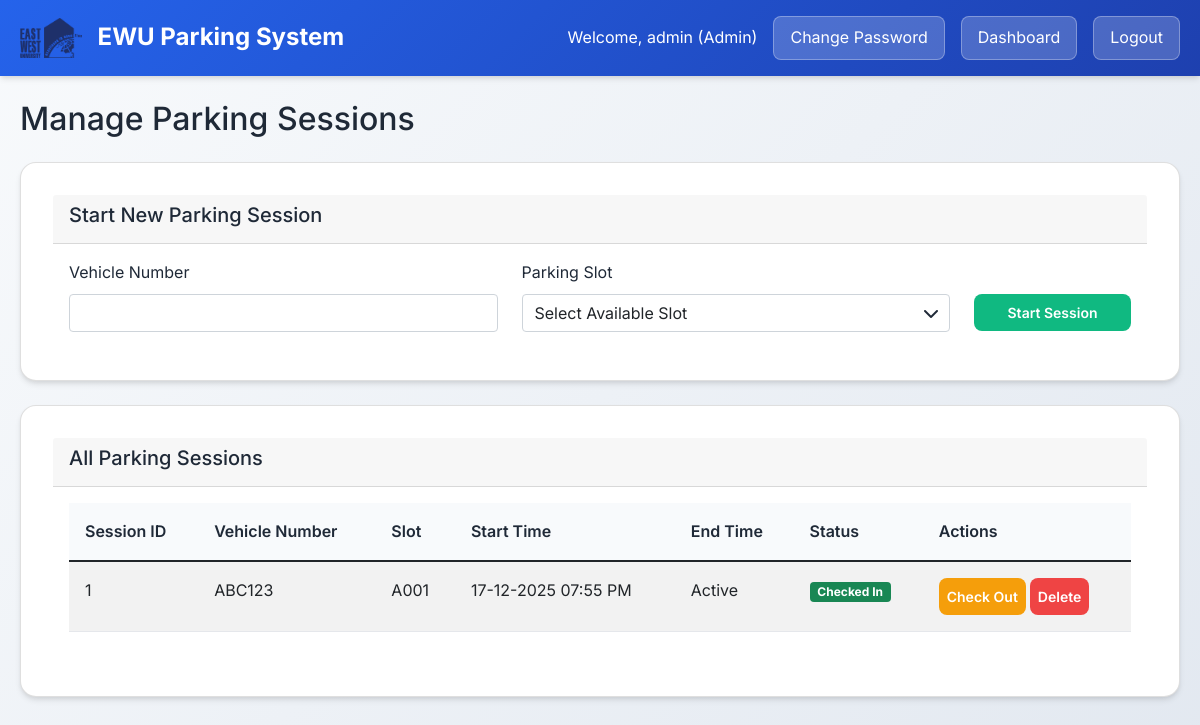
Screenshot of /manage_sessions.php (signed in) with the database file from the repository.
### tables this page shows
CREATE TABLE Parking_Log (
    log_id INT AUTO_INCREMENT PRIMARY KEY,
    vehicle_number VARCHAR(20) NOT NULL,
    parking_slot_id INT NOT NULL,
    entry_time DATETIME NOT NULL,
    exit_time DATETIME NULL,
    status ENUM('active', 'deactive') DEFAULT 'active',
    FOREIGN KEY (vehicle_number) REFERENCES Vehicle(Vehicle_number) ON DELETE CASCADE ON UPDATE CASCADE,
    FOREIGN KEY (parking_slot_id) REFERENCES Parking_Slot(Parking_slot_id) ON DELETE CASCADE ON UPDATE CASCADE
);

CREATE TABLE Parking_Slot (
    Parking_slot_id INT AUTO_INCREMENT PRIMARY KEY,
    Slot_number VARCHAR(10) UNIQUE NOT NULL,
    Slot_type ENUM('Car', 'Bike') NOT NULL,
    Is_occupied ENUM('yes', 'no') DEFAULT 'no',
    Location VARCHAR(50) NOT NULL
);

### db.php (called while the page is built, shortened)
<?php
function getDBConnection() {
    $conn = new mysqli(DB_HOST, DB_USER, DB_PASS, DB_NAME);
    return $conn;
}
?>

### models/ParkingLog.php (called while the page is built, shortened)
<?php
require_once __DIR__ . '/../db.php';
class ParkingLog {
    private $conn;
    public function __construct() {
        $this->conn = getDBConnection();
    }
    public function readAll() {
        $result = $this->conn->query("SELECT * FROM Parking_Log");
        return $result->fetch_all(MYSQLI_ASSOC);
    }
}
?>

### models/ParkingSlot.php (called while the page is built, shortened)
<?php
require_once __DIR__ . '/../db.php';
class ParkingSlot {
    private $conn;
    public function __construct() {
        $this->conn = getDBConnection();
    }
    public function readById($parking_slot_id) {
        $stmt = $this->conn->prepare("SELECT * FROM Parking_Slot WHERE Parking_slot_id = ?");
        $stmt->bind_param("i", $parking_slot_id);
        $stmt->execute();
        $result = $stmt->get_result();
        $slot = $result->fetch_assoc();
        return $slot;
    }
}
?>

### manage_sessions.php (the view, shortened to what this page needs)
<?php
$is_security = ($_SESSION['role'] === 'Security');
$is_admin = ($_SESSION['role'] === 'Admin');
$can_manage_sessions = ($is_security || $is_admin);
function formatDateTime($datetime) {
    if (!$datetime || $datetime === 'Active') return 'Active';
    $dt = new DateTime($datetime);
    return $dt->format('d-m-Y h:i A');
}
require_once 'models/ParkingLog.php';
require_once 'models/Vehicle.php';
require_once 'models/ParkingSlot.php';
$logModel = new ParkingLog();
$slotModel = new ParkingSlot();
$sessions = $logModel->readAll();
?>
<!DOCTYPE html>
<html lang="en">
<head>
    <link href="https://cdn.jsdelivr.net/npm/bootstrap@5.1.3/dist/css/bootstrap.min.css" rel="stylesheet">
    <link href="https://cdnjs.cloudflare.com/ajax/libs/font-awesome/6.0.0/css/all.min.css" rel="stylesheet">
    <link href="assets/css/style.css" rel="stylesheet">
</head>
<body>
    <header class="header">
        <div class="container">
            <div class="header-brand">
                <img src="assets/images/logo.png" alt="Logo" class="header-logo">
                <h1>EWU Parking System</h1>
            </div>
            <div class="user-info">
                <span>Welcome, <?php echo htmlspecialchars($_SESSION['username']); ?> (<?php echo htmlspecialchars($_SESSION['role']); ?>)</span>
                <a href="change_password.php" class="btn-change-password">Change Password</a>
                <a href="dashboard.php" class="btn-logout">Dashboard</a>
                <a href="dashboard.php?logout=1" class="btn-logout">Logout</a>
            </div>
        </div>
    </header>
    <main class="container mt-4">
        <h2 class="mb-4">Manage Parking Sessions</h2>
        <?php if ($can_manage_sessions): ?>
        <div class="card mb-4">
            <div class="card-header">
                <h5>Start New Parking Session</h5>
            </div>
            <div class="card-body">
                <form method="POST" action="">
                    <div class="row">
                        <div class="col-md-5">
                            <label for="vehicle_number" class="form-label">Vehicle Number</label>
                            <input type="text" class="form-control" id="vehicle_number" name="vehicle_number" required list="vehicles">
                        </div>
                        <div class="col-md-5">
                            <label for="parking_slot_id" class="form-label">Parking Slot</label>
                            <div class="select-wrapper">
                                <select class="form-control" id="parking_slot_id" name="parking_slot_id" required>
                                    <option value="">Select Available Slot</option>
                                </select>
                            </div>
                        </div>
                        <div class="col-md-2">
                            <label class="form-label">&nbsp;</label>
                            <button type="submit" name="start_session" class="btn btn-success btn-sm w-100">Start Session</button>
                        </div>
                    </div>
                </form>
            </div>
        </div>
        <?php else: ?>
        <div class="alert alert-info">Only administrators and security staff can start or end parking sessions.</div>
        <?php endif; ?>
        <div class="card">
            <div class="card-header">
                <h5>All Parking Sessions</h5>
            </div>
            <div class="card-body">
                <div class="table-responsive">
                    <table class="table table-striped">
                        <thead>
                            <tr>
                                <th>Session ID</th>
                                <th>Vehicle Number</th>
                                <th>Slot</th>
                                <th>Start Time</th>
                                <th>End Time</th>
                                <th>Status</th>
                                <th>Actions</th>
                            </tr>
                        </thead>
                        <tbody>
                            <?php foreach ($sessions as $session): ?>
                            <tr>
                                <td><?php echo htmlspecialchars($session['log_id']); ?></td>
                                <td><?php echo htmlspecialchars($session['vehicle_number']); ?></td>
                                <td><?php
                                    $slot = $slotModel->readById($session['parking_slot_id']);
                                    echo htmlspecialchars($slot ? $slot['Slot_number'] : 'N/A');
                                ?></td>
                                <td><?php echo htmlspecialchars(formatDateTime($session['entry_time'])); ?></td>
                                <td><?php echo htmlspecialchars(formatDateTime($session['exit_time'])); ?></td>
                                <td>
                                    <span class="badge <?php echo $session['status'] === 'active' ? 'bg-success' : 'bg-secondary'; ?>">
                                        <?php echo htmlspecialchars($session['status'] === 'active' ? 'Checked In' : 'Checked Out'); ?>
                                    </span>
                                </td>
                                <td class="session-actions">
                                    <?php if ($can_manage_sessions): ?>
                                        <?php if ($session['status'] === 'active'): ?>
                                            <div class="btn-group" role="group">
                                                <form method="POST" action="" style="display: inline-block; margin: 0 0.125rem 0 0;">
                                                    <button type="submit" name="end_session" class="btn btn-sm btn-warning" onclick="return confirm('Are you sure you want to check out this vehicle?')">Check Out</button>
                                                </form>
                                                <form method="POST" action="" style="display: inline-block; margin: 0 0 0 0.125rem;">
                                                    <button type="submit" name="delete_session" class="btn btn-sm btn-danger" onclick="return confirm('Are you sure you want to delete this session?')">Delete</button>
                                                </form>
                                            </div>
                                        <?php endif; ?>
                                    <?php else: ?>
                                        <span class="text-muted">No actions available</span>
                                    <?php endif; ?>
                                </td>
                            </tr>
                            <?php endforeach; ?>
                        </tbody>
                    </table>
                </div>
            </div>
        </div>
    </main>
</body>
</html>

### assets/css/style.css (style rules this page uses)
:root { --primary-color: #2563eb; --secondary-color: #1e40af; --accent-color: #3b82f6; --success-color: #10b981; --warning-color: #f59e0b; --danger-color: #ef4444; --light-bg: #f8fafc; --dark-text: #1f2937; --light-text: #6b7280; --border-color: #e5e7eb; --shadow: 0 4px 6px -1px rgba(0, 0, 0, 0.1), 0 2px 4px -1px rgba(0, 0, 0, 0.06); --shadow-lg: 0 10px 15px -3px rgba(0, 0, 0, 0.1), 0 4px 6px -2px rgba(0, 0, 0, 0.05); }
* { margin: 0; padding: 0; box-sizing: border-box; }
body { min-height: 100vh; }
body { font-family: 'Inter', -apple-system, BlinkMacSystemFont, 'Segoe UI', Roboto, sans-serif; background: linear-gradient(135deg, var(--light-bg) 0%, #e2e8f0 100%); min-height: 100vh; color: var(--dark-text); line-height: 1.6; }
.container { max-width: 1200px; margin: 0 auto; padding: 0 20px; }
.header { background: linear-gradient(135deg, var(--primary-color) 0%, var(--secondary-color) 100%); color: white; padding: 1rem 0; box-shadow: var(--shadow); position: sticky; top: 0; z-index: 100; }
.header .container { display: flex; justify-content: space-between; align-items: center; }
.header-brand { display: flex; align-items: center; gap: 1rem; }
.header-logo { height: 40px; width: auto; }
.header h1 { font-size: 1.5rem; font-weight: 700; margin: 0; }
.header .user-info { display: flex; align-items: center; gap: 1rem; }
.btn-change-password { background: rgba(255, 255, 255, 0.2); border: 1px solid rgba(255, 255, 255, 0.3); color: white; padding: 0.5rem 1rem; border-radius: 0.5rem; text-decoration: none; transition: all 0.3s ease; }
.btn-logout { background: rgba(255, 255, 255, 0.2); border: 1px solid rgba(255, 255, 255, 0.3); color: white; padding: 0.5rem 1rem; border-radius: 0.5rem; text-decoration: none; transition: all 0.3s ease; }
.btn { display: inline-block; padding: 0.75rem 2rem; border: none; border-radius: 0.5rem; font-size: 1rem; font-weight: 600; text-decoration: none; cursor: pointer; transition: all 0.3s ease; text-align: center; }
.btn-sm, .btn-primary, .btn-success, .btn-danger, .btn-warning { border-radius: 0.5rem; }
.btn.btn-sm.btn-warning { border-radius: 0.5rem !important; }
.btn-success { background: var(--success-color); color: white; }
.btn-danger { background: var(--danger-color); color: white; }
.btn-sm { padding: 0.5rem 0.5rem; font-size: 0.875rem; }
.btn-warning { background: var(--warning-color); color: white; }
.btn-group .btn { margin-right: 0.25rem; }
.btn-group .btn:last-child { margin-right: 0; }
td .btn-group .btn, .table .btn-group .btn { margin-right: 0.25rem; }
td .btn-group .btn:last-child, .table .btn-group .btn:last-child { margin-right: 0; }
.session-actions .btn-group .btn { margin-right: 0.25rem; }
.session-actions .btn-group .btn:last-child { margin-right: 0; }
.session-actions .btn-group form { display: inline-block; margin: 0 0.125rem !important; }
.session-actions .btn-group form:first-child { margin-left: 0 !important; }
.session-actions .btn-group form:last-child { margin-right: 0 !important; }
.card { background: white; border-radius: 1rem; box-shadow: var(--shadow); padding: 2rem; transition: all 0.3s ease; }
.table { width: 100%; border-collapse: collapse; }
.table th, .table td { padding: 1rem; text-align: left; border-bottom: 1px solid var(--border-color); }
.table th { background: var(--light-bg); font-weight: 600; color: var(--dark-text); }
.select-wrapper { position: relative; }

### rows the page displays
parking_log: log_id "1", vehicle_number "ABC123", parking_slot.Slot_number "A001", entry_time "17-12-2025 07:55 PM", exit_time "Active", status "Checked In"

### other values shown
$_SESSION['username'] "admin"
$_SESSION['role'] "Admin"
